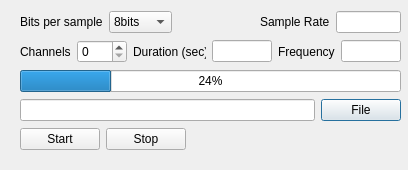
<?xml version="1.0" encoding="UTF-8"?>
<ui version="4.0">
 <class>Tone_dlg_ui</class>
 <widget class="QDialog" name="Tone_dlg_ui">
  <property name="geometry">
   <rect>
    <x>0</x>
    <y>0</y>
    <width>408</width>
    <height>170</height>
   </rect>
  </property>
  <property name="minimumSize">
   <size>
    <width>408</width>
    <height>170</height>
   </size>
  </property>
  <property name="maximumSize">
   <size>
    <width>408</width>
    <height>170</height>
   </size>
  </property>
  <property name="windowTitle">
   <string>Tone Dumper</string>
  </property>
  <widget class="QWidget" name="">
   <property name="geometry">
    <rect>
     <x>20</x>
     <y>10</y>
     <width>381</width>
     <height>144</height>
    </rect>
   </property>
   <layout class="QVBoxLayout" name="verticalLayout">
    <item>
     <layout class="QHBoxLayout" name="horizontalLayout_2">
      <item>
       <widget class="QLabel" name="label">
        <property name="text">
         <string>Bits per sample</string>
        </property>
       </widget>
      </item>
      <item>
       <widget class="QComboBox" name="bps_combo_box">
        <property name="sizePolicy">
         <sizepolicy hsizetype="Fixed" vsizetype="Fixed">
          <horstretch>0</horstretch>
          <verstretch>0</verstretch>
         </sizepolicy>
        </property>
        <item>
         <property name="text">
          <string>8bits</string>
         </property>
        </item>
        <item>
         <property name="text">
          <string>16bits</string>
         </property>
        </item>
        <item>
         <property name="text">
          <string>24bits</string>
         </property>
        </item>
        <item>
         <property name="text">
          <string>32bits</string>
         </property>
        </item>
       </widget>
      </item>
      <item>
       <spacer name="horizontalSpacer">
        <property name="orientation">
         <enum>Qt::Horizontal</enum>
        </property>
        <property name="sizeHint" stdset="0">
         <size>
          <width>40</width>
          <height>20</height>
         </size>
        </property>
       </spacer>
      </item>
      <item>
       <widget class="QLabel" name="label_3">
        <property name="text">
         <string>Sample Rate</string>
        </property>
       </widget>
      </item>
      <item>
       <widget class="QLineEdit" name="sample_rate_edit">
        <property name="sizePolicy">
         <sizepolicy hsizetype="Fixed" vsizetype="Fixed">
          <horstretch>0</horstretch>
          <verstretch>0</verstretch>
         </sizepolicy>
        </property>
        <property name="minimumSize">
         <size>
          <width>65</width>
          <height>0</height>
         </size>
        </property>
        <property name="maximumSize">
         <size>
          <width>65</width>
          <height>16777215</height>
         </size>
        </property>
       </widget>
      </item>
     </layout>
    </item>
    <item>
     <layout class="QHBoxLayout" name="horizontalLayout">
      <item>
       <widget class="QLabel" name="label_2">
        <property name="text">
         <string>Channels</string>
        </property>
       </widget>
      </item>
      <item>
       <widget class="QSpinBox" name="chan_edit">
        <property name="sizePolicy">
         <sizepolicy hsizetype="Fixed" vsizetype="Fixed">
          <horstretch>0</horstretch>
          <verstretch>0</verstretch>
         </sizepolicy>
        </property>
        <property name="minimumSize">
         <size>
          <width>50</width>
          <height>0</height>
         </size>
        </property>
        <property name="maximumSize">
         <size>
          <width>50</width>
          <height>16777215</height>
         </size>
        </property>
        <property name="inputMethodHints">
         <set>Qt::ImhPreferNumbers</set>
        </property>
       </widget>
      </item>
      <item>
       <widget class="QLabel" name="label_4">
        <property name="text">
         <string>Duration (sec)</string>
        </property>
       </widget>
      </item>
      <item>
       <widget class="QLineEdit" name="duration_edit">
        <property name="sizePolicy">
         <sizepolicy hsizetype="Fixed" vsizetype="Fixed">
          <horstretch>0</horstretch>
          <verstretch>0</verstretch>
         </sizepolicy>
        </property>
        <property name="minimumSize">
         <size>
          <width>60</width>
          <height>0</height>
         </size>
        </property>
        <property name="maximumSize">
         <size>
          <width>60</width>
          <height>16777215</height>
         </size>
        </property>
       </widget>
      </item>
      <item>
       <widget class="QLabel" name="label_5">
        <property name="text">
         <string>Frequency</string>
        </property>
       </widget>
      </item>
      <item>
       <widget class="QLineEdit" name="freq_edit">
        <property name="minimumSize">
         <size>
          <width>60</width>
          <height>0</height>
         </size>
        </property>
        <property name="maximumSize">
         <size>
          <width>60</width>
          <height>16777215</height>
         </size>
        </property>
       </widget>
      </item>
     </layout>
    </item>
    <item>
     <widget class="QProgressBar" name="file_progress">
      <property name="value">
       <number>24</number>
      </property>
     </widget>
    </item>
    <item>
     <layout class="QHBoxLayout" name="horizontalLayout_3">
      <item>
       <widget class="QLineEdit" name="file_edit"/>
      </item>
      <item>
       <widget class="QPushButton" name="file_btn">
        <property name="text">
         <string>File</string>
        </property>
       </widget>
      </item>
     </layout>
    </item>
    <item>
     <layout class="QHBoxLayout" name="horizontalLayout_4">
      <item>
       <widget class="QPushButton" name="start_btn">
        <property name="text">
         <string>Start</string>
        </property>
       </widget>
      </item>
      <item>
       <widget class="QPushButton" name="stop_btn">
        <property name="text">
         <string>Stop</string>
        </property>
       </widget>
      </item>
      <item>
       <spacer name="horizontalSpacer_2">
        <property name="orientation">
         <enum>Qt::Horizontal</enum>
        </property>
        <property name="sizeHint" stdset="0">
         <size>
          <width>40</width>
          <height>20</height>
         </size>
        </property>
       </spacer>
      </item>
     </layout>
    </item>
   </layout>
  </widget>
 </widget>
 <tabstops>
  <tabstop>bps_combo_box</tabstop>
  <tabstop>chan_edit</tabstop>
  <tabstop>sample_rate_edit</tabstop>
  <tabstop>duration_edit</tabstop>
  <tabstop>start_btn</tabstop>
  <tabstop>stop_btn</tabstop>
 </tabstops>
 <resources/>
 <connections/>
</ui>
